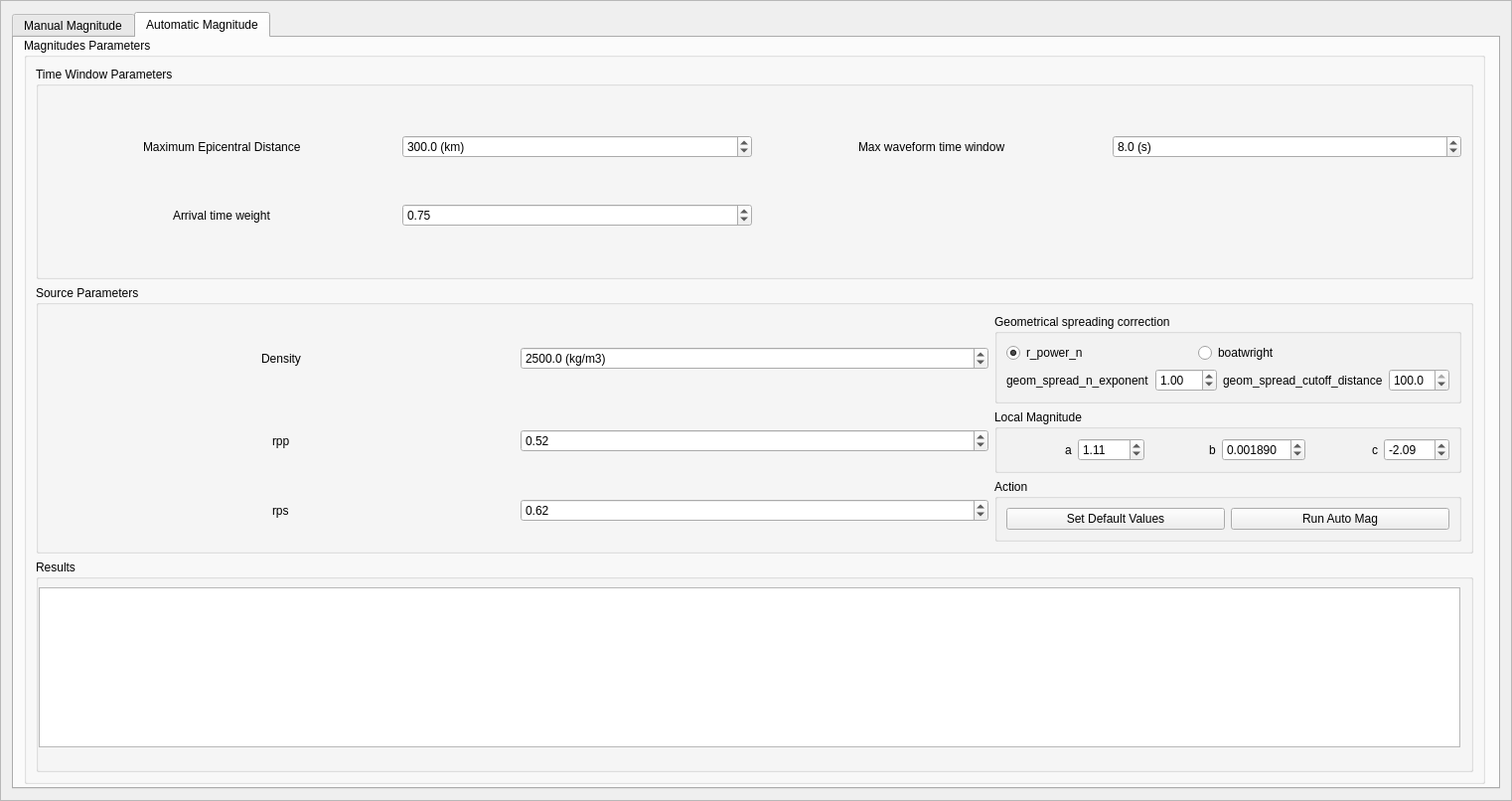
<?xml version="1.0" encoding="UTF-8"?>
<ui version="4.0">
 <class>Magnitude</class>
 <widget class="QFrame" name="Magnitude">
  <property name="geometry">
   <rect>
    <x>0</x>
    <y>0</y>
    <width>1522</width>
    <height>806</height>
   </rect>
  </property>
  <property name="windowTitle">
   <string>Frame</string>
  </property>
  <property name="frameShape">
   <enum>QFrame::StyledPanel</enum>
  </property>
  <property name="frameShadow">
   <enum>QFrame::Raised</enum>
  </property>
  <layout class="QHBoxLayout" name="horizontalLayout" stretch="0">
   <item>
    <widget class="QTabWidget" name="tabWidget">
     <property name="currentIndex">
      <number>1</number>
     </property>
     <widget class="QWidget" name="ManualMagnitude">
      <attribute name="title">
       <string>Manual Magnitude</string>
      </attribute>
      <widget class="QWidget" name="layoutWidget">
       <property name="geometry">
        <rect>
         <x>10</x>
         <y>0</y>
         <width>1481</width>
         <height>751</height>
        </rect>
       </property>
       <layout class="QHBoxLayout" name="horizontalLayout_2">
        <item>
         <layout class="QGridLayout" name="gridLayout_2">
          <item row="6" column="5">
           <widget class="QLabel" name="label_9">
            <property name="sizePolicy">
             <sizepolicy hsizetype="Fixed" vsizetype="Preferred">
              <horstretch>0</horstretch>
              <verstretch>0</verstretch>
             </sizepolicy>
            </property>
            <property name="text">
             <string>&lt;html&gt;&lt;head/&gt;&lt;body&gt;&lt;p&gt;Vp (km/s)&lt;/p&gt;&lt;/body&gt;&lt;/html&gt;</string>
            </property>
           </widget>
          </item>
          <item row="8" column="0">
           <widget class="QLabel" name="label_12">
            <property name="text">
             <string>&lt;html&gt;&lt;head/&gt;&lt;body&gt;&lt;p&gt;Coda Magnitude, M&lt;span style=&quot; vertical-align:sub;&quot;&gt;c&lt;/span&gt;&lt;/p&gt;&lt;/body&gt;&lt;/html&gt;</string>
            </property>
           </widget>
          </item>
          <item row="6" column="1">
           <widget class="QCheckBox" name="moment_magnitudeCB">
            <property name="sizePolicy">
             <sizepolicy hsizetype="Fixed" vsizetype="Fixed">
              <horstretch>0</horstretch>
              <verstretch>0</verstretch>
             </sizepolicy>
            </property>
            <property name="text">
             <string/>
            </property>
            <property name="checked">
             <bool>true</bool>
            </property>
           </widget>
          </item>
          <item row="3" column="0">
           <widget class="QRadioButton" name="magnitudesRB">
            <property name="text">
             <string>Calculate the following Magnitudes</string>
            </property>
            <property name="checked">
             <bool>true</bool>
            </property>
           </widget>
          </item>
          <item row="1" column="6">
           <widget class="QDoubleSpinBox" name="doubleSpinBox_2"/>
          </item>
          <item row="8" column="1">
           <widget class="QCheckBox" name="coda_magnitudeCB">
            <property name="text">
             <string/>
            </property>
            <property name="checked">
             <bool>true</bool>
            </property>
           </widget>
          </item>
          <item row="5" column="0">
           <widget class="QLabel" name="label_2">
            <property name="text">
             <string>&lt;html&gt;&lt;head/&gt;&lt;body&gt;&lt;p&gt;Surface-wave magnitude, M&lt;span style=&quot; vertical-align:sub;&quot;&gt;s&lt;/span&gt;(BB)&lt;/p&gt;&lt;/body&gt;&lt;/html&gt;</string>
            </property>
           </widget>
          </item>
          <item row="0" column="0">
           <widget class="QRadioButton" name="local_magnitudeRB">
            <property name="text">
             <string>Calculate just Local Magnitude</string>
            </property>
           </widget>
          </item>
          <item row="1" column="8">
           <widget class="QDoubleSpinBox" name="doubleSpinBox_3"/>
          </item>
          <item row="4" column="0">
           <widget class="QLabel" name="label_6">
            <property name="text">
             <string>&lt;html&gt;&lt;head/&gt;&lt;body&gt;&lt;p&gt;Body-wave magnitude, m&lt;span style=&quot; vertical-align:sub;&quot;&gt;B&lt;/span&gt;(BB)&lt;/p&gt;&lt;/body&gt;&lt;/html&gt;</string>
            </property>
           </widget>
          </item>
          <item row="8" column="3" alignment="Qt::AlignHCenter">
           <widget class="QLabel" name="label_13">
            <property name="text">
             <string>A</string>
            </property>
           </widget>
          </item>
          <item row="9" column="0">
           <widget class="QPushButton" name="runBtn">
            <property name="text">
             <string>Run</string>
            </property>
           </widget>
          </item>
          <item row="6" column="0">
           <widget class="QLabel" name="label_7">
            <property name="text">
             <string>&lt;html&gt;&lt;head/&gt;&lt;body&gt;&lt;p&gt;Moment magnitude, M&lt;span style=&quot; vertical-align:sub;&quot;&gt;w&lt;/span&gt;&lt;/p&gt;&lt;/body&gt;&lt;/html&gt;</string>
            </property>
           </widget>
          </item>
          <item row="2" column="0" colspan="9">
           <widget class="Line" name="line">
            <property name="orientation">
             <enum>Qt::Horizontal</enum>
            </property>
           </widget>
          </item>
          <item row="8" column="6">
           <widget class="QDoubleSpinBox" name="coefMcBDB"/>
          </item>
          <item row="1" column="5" alignment="Qt::AlignHCenter">
           <widget class="QLabel" name="label_4">
            <property name="sizePolicy">
             <sizepolicy hsizetype="Fixed" vsizetype="Preferred">
              <horstretch>0</horstretch>
              <verstretch>0</verstretch>
             </sizepolicy>
            </property>
            <property name="text">
             <string>B</string>
            </property>
           </widget>
          </item>
          <item row="8" column="7" alignment="Qt::AlignHCenter">
           <widget class="QLabel" name="label_15">
            <property name="text">
             <string>C</string>
            </property>
           </widget>
          </item>
          <item row="1" column="0">
           <widget class="QLabel" name="label">
            <property name="text">
             <string>&lt;html&gt;&lt;head/&gt;&lt;body&gt;&lt;p&gt;Local Magnitude, M&lt;span style=&quot; vertical-align:sub;&quot;&gt;L&lt;/span&gt;&lt;/p&gt;&lt;/body&gt;&lt;/html&gt;</string>
            </property>
           </widget>
          </item>
          <item row="1" column="3" alignment="Qt::AlignHCenter">
           <widget class="QLabel" name="label_3">
            <property name="text">
             <string>A</string>
            </property>
           </widget>
          </item>
          <item row="5" column="1">
           <widget class="QCheckBox" name="surface_waveCB">
            <property name="sizePolicy">
             <sizepolicy hsizetype="Fixed" vsizetype="Fixed">
              <horstretch>0</horstretch>
              <verstretch>0</verstretch>
             </sizepolicy>
            </property>
            <property name="text">
             <string/>
            </property>
            <property name="checked">
             <bool>true</bool>
            </property>
           </widget>
          </item>
          <item row="8" column="4">
           <widget class="QDoubleSpinBox" name="coefMcADB"/>
          </item>
          <item row="8" column="8">
           <widget class="QDoubleSpinBox" name="coefMcCDB"/>
          </item>
          <item row="4" column="1">
           <widget class="QCheckBox" name="body_waveCB">
            <property name="sizePolicy">
             <sizepolicy hsizetype="Fixed" vsizetype="Fixed">
              <horstretch>0</horstretch>
              <verstretch>0</verstretch>
             </sizepolicy>
            </property>
            <property name="text">
             <string/>
            </property>
            <property name="checked">
             <bool>true</bool>
            </property>
           </widget>
          </item>
          <item row="7" column="4">
           <widget class="QDoubleSpinBox" name="qualityDB">
            <property name="maximum">
             <double>2000.000000000000000</double>
            </property>
           </widget>
          </item>
          <item row="6" column="6">
           <widget class="QDoubleSpinBox" name="vpDB"/>
          </item>
          <item row="7" column="3" alignment="Qt::AlignHCenter">
           <widget class="QLabel" name="label_10">
            <property name="sizePolicy">
             <sizepolicy hsizetype="Fixed" vsizetype="Preferred">
              <horstretch>0</horstretch>
              <verstretch>0</verstretch>
             </sizepolicy>
            </property>
            <property name="text">
             <string>&lt;html&gt;&lt;head/&gt;&lt;body&gt;&lt;p&gt;Q&lt;span style=&quot; vertical-align:sub;&quot;&gt;o&lt;/span&gt;&lt;/p&gt;&lt;/body&gt;&lt;/html&gt;</string>
            </property>
           </widget>
          </item>
          <item row="6" column="3">
           <widget class="QLabel" name="label_8">
            <property name="text">
             <string>&lt;html&gt;&lt;head/&gt;&lt;body&gt;&lt;p&gt;Density (kg/m&lt;span style=&quot; vertical-align:super;&quot;&gt;3&lt;/span&gt;)&lt;/p&gt;&lt;/body&gt;&lt;/html&gt;</string>
            </property>
           </widget>
          </item>
          <item row="6" column="4">
           <widget class="QDoubleSpinBox" name="densityDB">
            <property name="maximum">
             <double>3000.000000000000000</double>
            </property>
           </widget>
          </item>
          <item row="8" column="5" alignment="Qt::AlignHCenter">
           <widget class="QLabel" name="label_14">
            <property name="text">
             <string>B</string>
            </property>
           </widget>
          </item>
          <item row="1" column="4">
           <widget class="QDoubleSpinBox" name="doubleSpinBox"/>
          </item>
          <item row="7" column="5" alignment="Qt::AlignHCenter">
           <widget class="QLabel" name="label_11">
            <property name="text">
             <string>a</string>
            </property>
           </widget>
          </item>
          <item row="1" column="7" alignment="Qt::AlignHCenter">
           <widget class="QLabel" name="label_5">
            <property name="text">
             <string>C</string>
            </property>
           </widget>
          </item>
          <item row="7" column="6">
           <widget class="QDoubleSpinBox" name="coeffDB"/>
          </item>
          <item row="11" column="0">
           <spacer name="verticalSpacer">
            <property name="orientation">
             <enum>Qt::Vertical</enum>
            </property>
            <property name="sizeHint" stdset="0">
             <size>
              <width>20</width>
              <height>40</height>
             </size>
            </property>
           </spacer>
          </item>
          <item row="9" column="1">
           <widget class="QPushButton" name="saveBtn">
            <property name="text">
             <string>Save</string>
            </property>
           </widget>
          </item>
          <item row="9" column="3">
           <widget class="QPushButton" name="plotBtn">
            <property name="text">
             <string>Plot</string>
            </property>
           </widget>
          </item>
          <item row="6" column="7">
           <widget class="QLabel" name="label_16">
            <property name="text">
             <string>Vs (km/s)</string>
            </property>
           </widget>
          </item>
          <item row="6" column="8">
           <widget class="QDoubleSpinBox" name="vsDB"/>
          </item>
          <item row="7" column="8">
           <widget class="QComboBox" name="phaseCB">
            <item>
             <property name="text">
              <string>P-Wave</string>
             </property>
            </item>
            <item>
             <property name="text">
              <string>S-Wave</string>
             </property>
            </item>
           </widget>
          </item>
          <item row="10" column="0" colspan="9">
           <widget class="QPlainTextEdit" name="magnitudesText">
            <property name="sizePolicy">
             <sizepolicy hsizetype="Preferred" vsizetype="Preferred">
              <horstretch>0</horstretch>
              <verstretch>0</verstretch>
             </sizepolicy>
            </property>
           </widget>
          </item>
         </layout>
        </item>
        <item>
         <widget class="QWidget" name="spectrumWidget" native="true">
          <property name="styleSheet">
           <string notr="true">background-color: rgb(255, 255, 255);</string>
          </property>
         </widget>
        </item>
       </layout>
      </widget>
     </widget>
     <widget class="QWidget" name="AutomaticMagnitude">
      <attribute name="title">
       <string>Automatic Magnitude</string>
      </attribute>
      <widget class="QGroupBox" name="groupBox_3">
       <property name="geometry">
        <rect>
         <x>10</x>
         <y>0</y>
         <width>1471</width>
         <height>751</height>
        </rect>
       </property>
       <property name="title">
        <string>Magnitudes Parameters</string>
       </property>
       <layout class="QVBoxLayout" name="verticalLayout_7">
        <item>
         <layout class="QGridLayout" name="gridLayout_3">
          <item row="0" column="0">
           <widget class="QGroupBox" name="groupBox_12">
            <property name="title">
             <string>Time Window Parameters</string>
            </property>
            <layout class="QGridLayout" name="gridLayout_4">
             <item row="0" column="2" alignment="Qt::AlignHCenter">
              <widget class="QLabel" name="label_18">
               <property name="text">
                <string>Max waveform time window</string>
               </property>
              </widget>
             </item>
             <item row="0" column="1">
              <widget class="QDoubleSpinBox" name="mag_max_distDB">
               <property name="prefix">
                <string/>
               </property>
               <property name="suffix">
                <string> (km)</string>
               </property>
               <property name="decimals">
                <number>1</number>
               </property>
               <property name="maximum">
                <double>5000.000000000000000</double>
               </property>
               <property name="singleStep">
                <double>2.000000000000000</double>
               </property>
               <property name="value">
                <double>300.000000000000000</double>
               </property>
              </widget>
             </item>
             <item row="0" column="0" alignment="Qt::AlignHCenter">
              <widget class="QLabel" name="label_26">
               <property name="text">
                <string>Maximum Epicentral Distance</string>
               </property>
              </widget>
             </item>
             <item row="1" column="0" alignment="Qt::AlignHCenter">
              <widget class="QLabel" name="label_29">
               <property name="text">
                <string>Arrival time weight</string>
               </property>
              </widget>
             </item>
             <item row="1" column="1">
              <widget class="QDoubleSpinBox" name="mag_vpweightDB">
               <property name="maximum">
                <double>1.000000000000000</double>
               </property>
               <property name="singleStep">
                <double>0.100000000000000</double>
               </property>
               <property name="value">
                <double>0.750000000000000</double>
               </property>
              </widget>
             </item>
             <item row="0" column="3">
              <widget class="QDoubleSpinBox" name="win_lengthDB">
               <property name="suffix">
                <string> (s)</string>
               </property>
               <property name="decimals">
                <number>1</number>
               </property>
               <property name="value">
                <double>8.000000000000000</double>
               </property>
              </widget>
             </item>
            </layout>
           </widget>
          </item>
         </layout>
        </item>
        <item>
         <layout class="QGridLayout" name="gridLayout_14">
          <item row="0" column="0">
           <widget class="QGroupBox" name="groupBox_13">
            <property name="title">
             <string>Source Parameters</string>
            </property>
            <layout class="QGridLayout" name="gridLayout_13">
             <item row="0" column="2">
              <widget class="QGroupBox" name="groupBox_14">
               <property name="title">
                <string>Geometrical spreading correction</string>
               </property>
               <layout class="QGridLayout" name="gridLayout_15">
                <item row="0" column="0" colspan="3">
                 <layout class="QHBoxLayout" name="horizontalLayout_3">
                  <item>
                   <widget class="QRadioButton" name="r_power_nRB">
                    <property name="text">
                     <string>r_power_n</string>
                    </property>
                    <property name="checked">
                     <bool>true</bool>
                    </property>
                   </widget>
                  </item>
                  <item>
                   <widget class="QRadioButton" name="boatwrightRB">
                    <property name="text">
                     <string>boatwright</string>
                    </property>
                   </widget>
                  </item>
                 </layout>
                </item>
                <item row="1" column="0">
                 <widget class="QLabel" name="label_17">
                  <property name="text">
                   <string>geom_spread_n_exponent</string>
                  </property>
                 </widget>
                </item>
                <item row="1" column="1">
                 <widget class="QDoubleSpinBox" name="geom_spread_n_exponentDB">
                  <property name="value">
                   <double>1.000000000000000</double>
                  </property>
                 </widget>
                </item>
                <item row="1" column="2">
                 <widget class="QLabel" name="geom_spread_cutoff_distance">
                  <property name="text">
                   <string>geom_spread_cutoff_distance</string>
                  </property>
                 </widget>
                </item>
                <item row="1" column="3">
                 <widget class="QDoubleSpinBox" name="geom_spread_cutoff_distanceDB">
                  <property name="decimals">
                   <number>1</number>
                  </property>
                  <property name="value">
                   <double>100.000000000000000</double>
                  </property>
                 </widget>
                </item>
               </layout>
              </widget>
             </item>
             <item row="1" column="2">
              <widget class="QGroupBox" name="groupBox_15">
               <property name="title">
                <string>Local Magnitude</string>
               </property>
               <layout class="QGridLayout" name="gridLayout_16">
                <item row="0" column="1">
                 <widget class="QDoubleSpinBox" name="mag_aDB">
                  <property name="value">
                   <double>1.110000000000000</double>
                  </property>
                 </widget>
                </item>
                <item row="0" column="4" alignment="Qt::AlignRight">
                 <widget class="QLabel" name="label_38">
                  <property name="text">
                   <string>c</string>
                  </property>
                 </widget>
                </item>
                <item row="0" column="0" alignment="Qt::AlignRight">
                 <widget class="QLabel" name="label_36">
                  <property name="text">
                   <string>a</string>
                  </property>
                 </widget>
                </item>
                <item row="0" column="2" alignment="Qt::AlignRight">
                 <widget class="QLabel" name="label_37">
                  <property name="text">
                   <string>b</string>
                  </property>
                 </widget>
                </item>
                <item row="0" column="3">
                 <widget class="QDoubleSpinBox" name="mag_bDB">
                  <property name="decimals">
                   <number>6</number>
                  </property>
                  <property name="value">
                   <double>0.001890000000000</double>
                  </property>
                 </widget>
                </item>
                <item row="0" column="5">
                 <widget class="QDoubleSpinBox" name="mag_cDB">
                  <property name="minimum">
                   <double>-10.000000000000000</double>
                  </property>
                  <property name="value">
                   <double>-2.090000000000000</double>
                  </property>
                 </widget>
                </item>
               </layout>
              </widget>
             </item>
             <item row="2" column="2">
              <widget class="QGroupBox" name="groupBox">
               <property name="title">
                <string>Action</string>
               </property>
               <layout class="QGridLayout" name="gridLayout">
                <item row="0" column="1">
                 <widget class="QPushButton" name="runAutomagBtn">
                  <property name="text">
                   <string>Run Auto Mag</string>
                  </property>
                 </widget>
                </item>
                <item row="0" column="0">
                 <widget class="QPushButton" name="set_default_btn">
                  <property name="text">
                   <string>Set Default Values</string>
                  </property>
                 </widget>
                </item>
               </layout>
              </widget>
             </item>
             <item row="2" column="1">
              <widget class="QDoubleSpinBox" name="automag_rpsDB">
               <property name="value">
                <double>0.620000000000000</double>
               </property>
              </widget>
             </item>
             <item row="0" column="0" alignment="Qt::AlignHCenter">
              <widget class="QLabel" name="label_33">
               <property name="text">
                <string>Density</string>
               </property>
              </widget>
             </item>
             <item row="1" column="0" alignment="Qt::AlignHCenter">
              <widget class="QLabel" name="label_34">
               <property name="text">
                <string>rpp</string>
               </property>
              </widget>
             </item>
             <item row="0" column="1">
              <widget class="QDoubleSpinBox" name="automag_density_DB">
               <property name="suffix">
                <string> (kg/m3)</string>
               </property>
               <property name="decimals">
                <number>1</number>
               </property>
               <property name="maximum">
                <double>5000.000000000000000</double>
               </property>
               <property name="value">
                <double>2500.000000000000000</double>
               </property>
              </widget>
             </item>
             <item row="2" column="0" alignment="Qt::AlignHCenter">
              <widget class="QLabel" name="label_35">
               <property name="toolTip">
                <string>S-wave average radiation pattern coefficient</string>
               </property>
               <property name="text">
                <string>rps</string>
               </property>
              </widget>
             </item>
             <item row="1" column="1">
              <widget class="QDoubleSpinBox" name="automag_rppDB">
               <property name="toolTip">
                <string>P-wave average radiation pattern coefficient</string>
               </property>
               <property name="value">
                <double>0.520000000000000</double>
               </property>
              </widget>
             </item>
            </layout>
           </widget>
          </item>
         </layout>
        </item>
        <item>
         <layout class="QGridLayout" name="gridLayout_5">
          <item row="0" column="0">
           <widget class="QGroupBox" name="groupBox_2">
            <property name="title">
             <string>Results</string>
            </property>
            <widget class="QPlainTextEdit" name="automagnitudesText">
             <property name="geometry">
              <rect>
               <x>3</x>
               <y>28</y>
               <width>1431</width>
               <height>161</height>
              </rect>
             </property>
            </widget>
           </widget>
          </item>
         </layout>
        </item>
       </layout>
      </widget>
     </widget>
    </widget>
   </item>
  </layout>
 </widget>
 <resources/>
 <connections/>
</ui>
